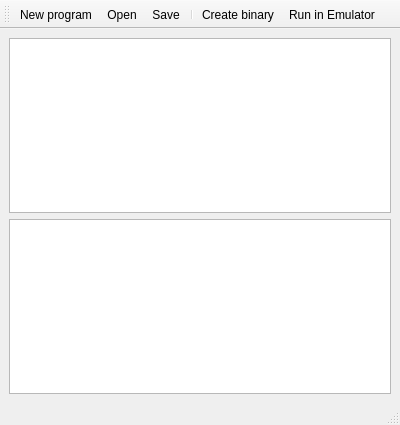
<?xml version="1.0" encoding="UTF-8"?>
<ui version="4.0">
 <class>EditorWindow</class>
 <widget class="QMainWindow" name="EditorWindow">
  <property name="geometry">
   <rect>
    <x>0</x>
    <y>0</y>
    <width>400</width>
    <height>425</height>
   </rect>
  </property>
  <property name="windowTitle">
   <string>ROM Editor</string>
  </property>
  <widget class="QWidget" name="centralwidget">
   <layout class="QVBoxLayout" name="verticalLayout">
    <item>
     <widget class="QTextEdit" name="txtProgramText"/>
    </item>
    <item>
     <widget class="QListWidget" name="lstLogOutput"/>
    </item>
   </layout>
  </widget>
  <widget class="QMenuBar" name="menubar">
   <property name="geometry">
    <rect>
     <x>0</x>
     <y>0</y>
     <width>400</width>
     <height>21</height>
    </rect>
   </property>
  </widget>
  <widget class="QStatusBar" name="statusbar"/>
  <widget class="QToolBar" name="toolBar">
   <property name="windowTitle">
    <string>toolBar</string>
   </property>
   <attribute name="toolBarArea">
    <enum>TopToolBarArea</enum>
   </attribute>
   <attribute name="toolBarBreak">
    <bool>false</bool>
   </attribute>
   <addaction name="action_New_program"/>
   <addaction name="action_Open"/>
   <addaction name="action_Save"/>
   <addaction name="separator"/>
   <addaction name="action_Create_binary"/>
   <addaction name="action_Run_in_Emulator"/>
  </widget>
  <action name="action_New_program">
   <property name="text">
    <string>&amp;New program</string>
   </property>
  </action>
  <action name="action_Save">
   <property name="text">
    <string>&amp;Save</string>
   </property>
  </action>
  <action name="action_Open">
   <property name="text">
    <string>&amp;Open</string>
   </property>
  </action>
  <action name="action_Create_binary">
   <property name="text">
    <string>&amp;Create binary</string>
   </property>
  </action>
  <action name="action_Run_in_Emulator">
   <property name="text">
    <string>&amp;Run in Emulator</string>
   </property>
  </action>
 </widget>
 <resources/>
 <connections/>
</ui>
